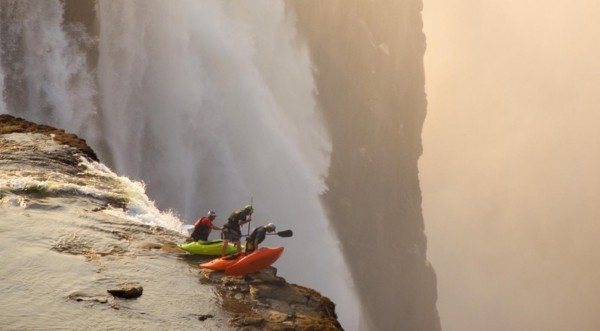
#> input picture waterfall.jpg, 600 x 331 px
$ python modesandfilters.py
#> lines starting #> are read from the running program, lines starting #| are printed output that depends on the picture
from PIL import Image
from PIL import ImageFilter

waterfall = Image.open("waterfall.jpg")
#> waterfall is the input picture: PIL image 600x331 RGB; mean R, G, B 171.8, 152.9, 134.1

#black_white = waterfall.convert("L")#L = means black and white
#black_white.show()

blur = waterfall.filter(ImageFilter.BLUR)
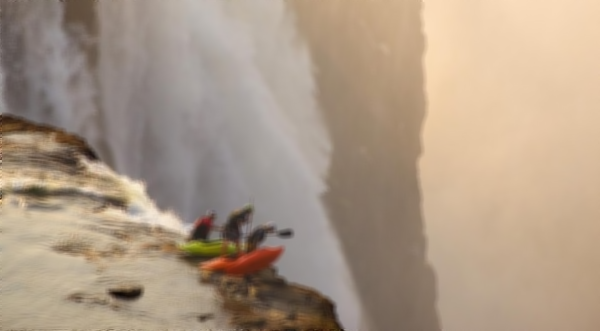
#> blur: PIL image 600x331 RGB; mean R, G, B 171.9, 153, 134.1
detail = waterfall.filter(ImageFilter.DETAIL)
edges = waterfall.filter(ImageFilter.FIND_EDGES)
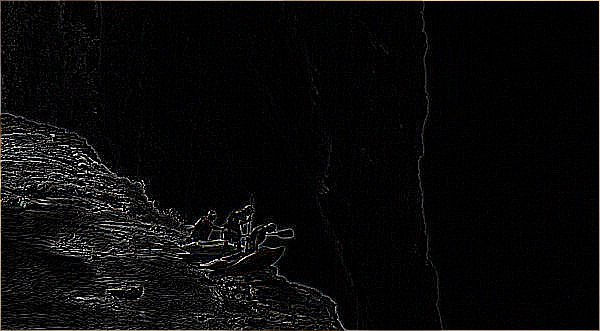
#> edges: PIL image 600x331 RGB; mean R, G, B 10.3, 10, 10
#blur.show()
#detail.show()
edges.show()
